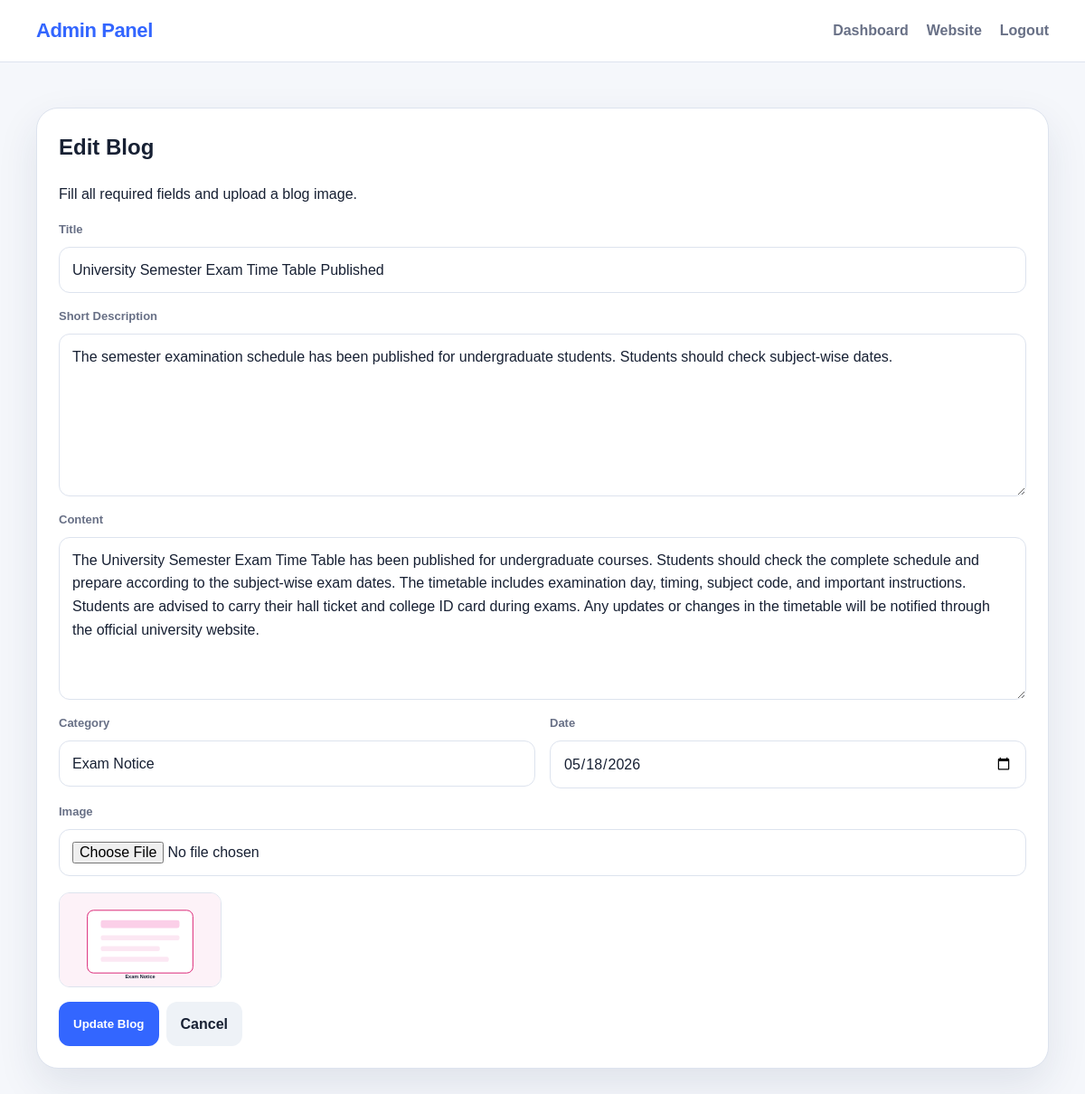
/admin/blog_form.php?id=4 (signed in), run on the app's committed database.
### tables this page shows
CREATE TABLE blogs (
    id INT AUTO_INCREMENT PRIMARY KEY,
    title VARCHAR(255) NOT NULL,
    short_description TEXT NULL,
    content LONGTEXT NOT NULL,
    category VARCHAR(100) NOT NULL,
    image_path VARCHAR(255) NULL,
    published_date DATE NOT NULL,
    created_at TIMESTAMP DEFAULT CURRENT_TIMESTAMP,
    updated_at TIMESTAMP DEFAULT CURRENT_TIMESTAMP ON UPDATE CURRENT_TIMESTAMP
);

### config/database.php (called while the page is built, shortened)
<?php
function e($value) {
    return htmlspecialchars((string) $value, ENT_QUOTES, 'UTF-8');
}

### admin/blog_form.php (the view, shortened to what this page needs)
<?php
require_once __DIR__ . '/../config/database.php';
$id = isset($_GET['id']) ? (int) $_GET['id'] : 0;
$isEdit = $id > 0;
$blog = [
    'title' => '',
    'short_description' => '',
    'content' => '',
    'category' => '',
    'image_path' => '',
    'published_date' => date('Y-m-d')
];
if ($isEdit) {
    $stmt = $pdo->prepare('SELECT * FROM blogs WHERE id = :id LIMIT 1');
    $stmt->execute([':id' => $id]);
    $blogData = $stmt->fetch();
    $blog = $blogData;
}
?>
<!DOCTYPE html>
<html lang="en">
<head>
    <link rel="stylesheet" href="../assets/css/style.css">
</head>
<body>
    <header class="site-header">
        <nav class="navbar container">
            <a class="brand" href="dashboard.php">Admin Panel</a>
            <div class="nav-links">
                <a href="dashboard.php">Dashboard</a>
                <a href="../index.php">Website</a>
                <a href="logout.php">Logout</a>
            </div>
        </nav>
    </header>
    <main class="admin-page container">
        <section class="admin-card">
            <h1><?= $isEdit ? 'Edit Blog' : 'Add New Blog' ?></h1>
            <p>Fill all required fields and upload a blog image.</p>
            <form method="POST" enctype="multipart/form-data" class="form-grid">
                <div class="field span-2">
                    <label for="title">Title</label>
                    <input type="text" id="title" name="title" value="<?= e($blog['title']) ?>" required>
                </div>
                <div class="field span-2">
                    <label for="short_description">Short Description</label>
                    <textarea id="short_description" name="short_description" rows="3" placeholder="Brief blog summary"><?= e($blog['short_description']) ?></textarea>
                </div>
                <div class="field span-2">
                    <label for="content">Content</label>
                    <textarea id="content" name="content" required><?= e($blog['content']) ?></textarea>
                </div>
                <div class="field">
                    <label for="category">Category</label>
                    <input type="text" id="category" name="category" value="<?= e($blog['category']) ?>" placeholder="Admit Card, Result, News" required>
                </div>
                <div class="field">
                    <label for="published_date">Date</label>
                    <input type="date" id="published_date" name="published_date" value="<?= e($blog['published_date']) ?>" required>
                </div>
                <div class="field span-2">
                    <label for="image">Image</label>
                    <input type="file" id="image" name="image" accept="image/*">
                    <?php if (!empty($blog['image_path'])): ?>
                        <img src="../<?= e($blog['image_path']) ?>" alt="Current blog image" class="current-image">
                    <?php endif; ?>
                </div>
                <div class="action-row span-2">
                    <button type="submit" class="primary-btn"><?= $isEdit ? 'Update Blog' : 'Create Blog' ?></button>
                    <a href="dashboard.php" class="secondary-btn">Cancel</a>
                </div>
            </form>
        </section>
    </main>
</body>
</html>

### assets/css/style.css (style rules this page uses)
:root { --bg: #f5f7fb; --card: #ffffff; --text: #172033; --muted: #687086; --primary: #3366ff; --primary-dark: #244cd8; --soft-primary: #edf2ff; --border: #dde3ee; --danger: #e63946; --success: #1f9d55; --shadow: 0 18px 45px rgba(34, 50, 84, 0.10); }
* { box-sizing: border-box; }
body { margin: 0; font-family: Arial, Helvetica, sans-serif; background: var(--bg); color: var(--text); line-height: 1.6; }
a { color: inherit; text-decoration: none; }
img { max-width: 100%; display: block; }
.container { width: min(1120px, calc(100% - 32px)); margin: 0 auto; }
.site-header { background: rgba(255, 255, 255, 0.92); border-bottom: 1px solid var(--border); position: sticky; top: 0; z-index: 10; backdrop-filter: blur(12px); }
.navbar { min-height: 68px; display: flex; align-items: center; justify-content: space-between; gap: 16px; }
.brand { font-size: 22px; font-weight: 800; letter-spacing: -0.4px; color: var(--primary); }
.nav-links { display: flex; align-items: center; gap: 20px; font-weight: 700; color: var(--muted); }
.field, .sidebar-search { display: flex; flex-direction: column; gap: 8px; }
label { font-size: 13px; font-weight: 800; color: var(--muted); }
input, select, textarea { width: 100%; border: 1px solid var(--border); border-radius: 12px; padding: 12px 14px; font: inherit; color: var(--text); background: #fff; outline: none; transition: border-color 0.2s, box-shadow 0.2s; }
textarea { min-height: 180px; resize: vertical; }
.primary-btn, .secondary-btn, .danger-btn, .success-btn { display: inline-flex; align-items: center; justify-content: center; border: 0; border-radius: 12px; padding: 12px 16px; font-weight: 800; cursor: pointer; transition: transform 0.2s, box-shadow 0.2s, background 0.2s; }
.primary-btn { background: var(--primary); color: white; }
.secondary-btn { background: #eef2f7; color: var(--text); }
.blog-detail, .sidebar-card, .auth-card, .admin-card { background: var(--card); border: 1px solid var(--border); border-radius: 24px; box-shadow: var(--shadow); }
.auth-page, .admin-page { min-height: calc(100vh - 68px); padding: 50px 0; }
.auth-card h1, .admin-card h1, .admin-card h2 { margin-top: 0; }
.admin-card { padding: 24px; }
.action-row { display: flex; gap: 8px; flex-wrap: wrap; }
.form-grid { display: grid; grid-template-columns: repeat(2, 1fr); gap: 16px; }
.form-grid .span-2 { grid-column: 1 / -1; }
.current-image { margin-top: 10px; max-width: 180px; border-radius: 12px; border: 1px solid var(--border); }

### data on the page
blogs: title "University Semester Exam Time Table Published", short_description "The semester examination schedule has been published for undergraduate students. Students should check subject-wise dates.", content "The University Semester Exam Time Table has been published for undergraduate courses. Students should check the complete schedule and prepare according to the subject-wise exam dates. The timetable includes examination day, timing, subject code, and important instructions. Students are advised to carry their hall ticket and college ID card during exams. Any updates or changes in the timetable will be notified through the official university website.", category "Exam Notice", published_date "05/18/2026", image_path (picture)
